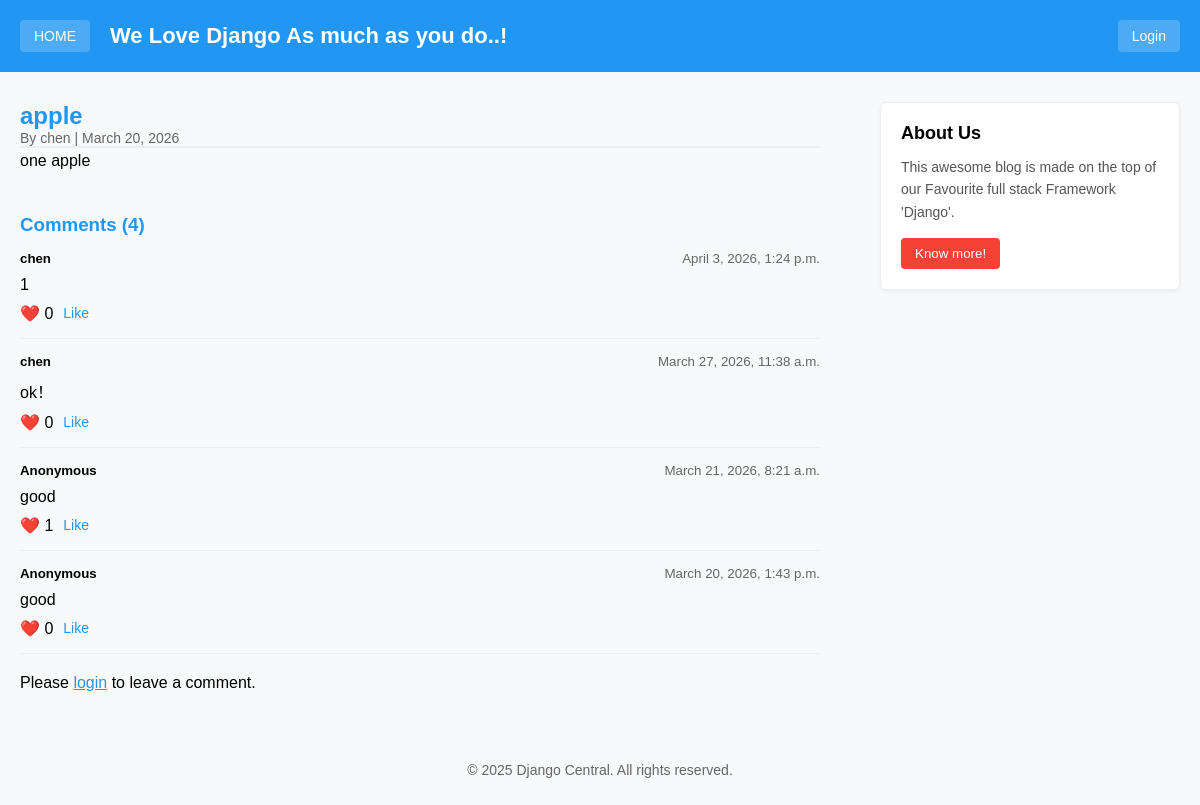
The page /post/apple/ on the database as committed earlier.
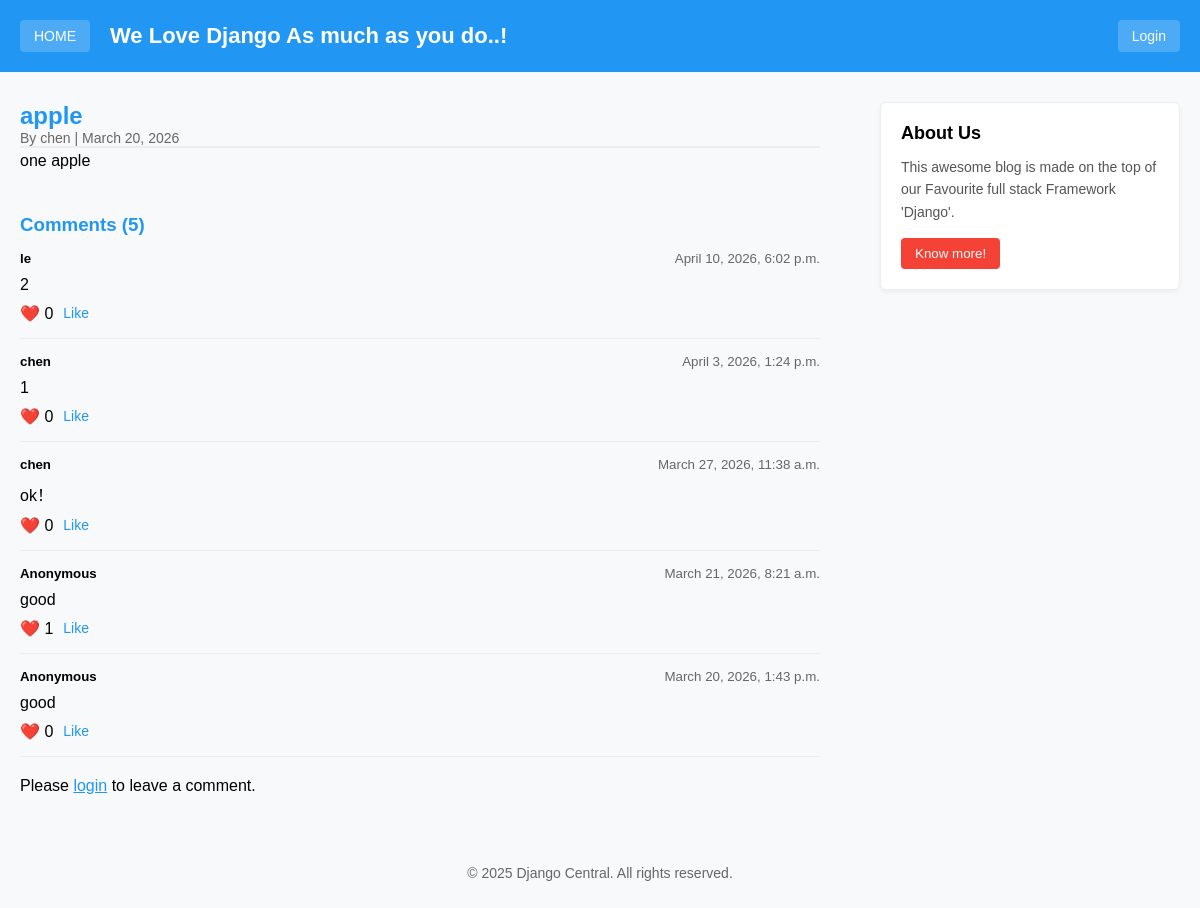
The same page on the database as committed later.
### blog/models.py (models this page shows, shortened)
class Post(models.Model):
    STATUS_CHOICES = (
        (0, 'Draft'),
        (1, 'Publish'),
    )
    title = models.CharField(max_length=200)
    slug = models.SlugField(max_length=200, unique=True)
    author = models.ForeignKey(User, on_delete=models.CASCADE, related_name='blog_posts')
    text = models.TextField()
    created_date = models.DateTimeField(auto_now_add=True)
    status = models.IntegerField(choices=STATUS_CHOICES, default=1)
    class Meta:
        ordering = ['-created_date']

class Comment(models.Model):
    post = models.ForeignKey(Post, on_delete=models.CASCADE, related_name='comments')
    user = models.ForeignKey(User, on_delete=models.CASCADE, null=True, blank=True)
    body = models.TextField()
    name = models.CharField(max_length=100)
    created_on = models.DateTimeField(auto_now_add=True)
    likes = models.PositiveIntegerField(default=0)
    active = models.BooleanField(default=True)
    class Meta:
        ordering = ['-likes', '-created_on']

### blog/views.py (the view)
# urls.py: path('post/<slug:slug>/', views.PostDetail.as_view(), name='post_detail'),
class PostDetail(DetailView):
    model = Post
    template_name = 'blog/post_detail.html'
    slug_field = 'slug'
    slug_url_kwarg = 'slug'
    def get_context_data(self,** kwargs):
        context = super().get_context_data(**kwargs)
        context['comments'] = self.object.comments.all().order_by('-created_on')
        context['comment_form'] = CommentForm()
        return context
    def get(self, request, *args, **kwargs):
        post_slug = kwargs.get('slug')
        logger.info(f'User accessed PostDetail | Slug:{post_slug} | IP:{request.META.get("REMOTE_ADDR")} | User:{request.user.username or "anonymous"}')
        return super().get(request, *args, **kwargs)

### templates/blog/post_detail.html (shortened to what this page needs)
{% extends 'base.html' %}
{% block content %}
<div style="max-width: 800px;">
    <h2 style="color: #2196F3;">{{ post.title }}</h2>
    <p style="color: #666; font-size: 14px;">By {{ post.author.username }} | {{ post.created_date|date:"F j, Y" }}</p>
    <hr style="border: 1px solid #eee;">
    <div style="line-height: 1.6;">{{ post.text|linebreaks }}</div>
    <div style="margin-top: 40px;">
        <h3 style="color: #2196F3;">Comments ({{ comments|length }})</h3>
        {% for comment in comments %}
        <div style="border-bottom: 1px solid #eee; padding: 15px 0;">
            <div style="display: flex; justify-content: space-between; align-items: center;">
                <h5 style="margin: 0;">
                    {% if comment.user %}{{ comment.user.username }}{% else %}Anonymous{% endif %}
                </h5>
                <small style="color: #666;">{{ comment.created_on|date:"F j, Y, g:i a" }}</small>
            </div>
            <p style="margin: 10px 0;">{{ comment.body }}</p>
            <div style="display: flex; align-items: center;">
                <span style="margin-right: 10px;">❤️ {{ comment.likes }}</span>
                <a href="{% url 'like_comment' comment.id %}" style="color: #2196F3; text-decoration: none; font-size: 14px;">Like</a>
            </div>
        </div>
        {% empty %}
        <p>No comments yet. Be the first to comment!</p>
        {% endfor %}
        <div style="margin-top: 20px;">
            {% if user.is_authenticated %}
            <h4 style="color: #2196F3;">Leave a Comment (as {{ user.username }})</h4>
            <form method="POST" action="{% url 'add_comment' post.id %}">
                {% csrf_token %}
                {{ comment_form.as_p }}
                <button type="submit" style="background: #2196F3; color: white; border: none; padding: 8px 16px; border-radius: 4px; cursor: pointer;">
                    Post Comment
                </button>
            </form>
            {% else %}
            <p>Please <a href="{% url 'login' %}" style="color: #2196F3;">login</a> to leave a comment.</p>
            {% endif %}
        </div>
    </div>
</div>
{% endblock %}

### templates/base.html (shortened to what this page needs)
<!DOCTYPE html>
{% load static %}
<html lang="zh-CN">
<head>
</head>
<body>
<div class="top-bar">
    <div style="display: flex; align-items: center; gap: 20px;">
        <a href="/" class="btn-auth">HOME</a>
        <h1 style="margin:0;">We Love Django As much as you do..!</h1>
    </div>
    <div class="btn-group">
        {% if user.is_authenticated %}
            <a href="{% url 'profile' %}" class="btn-auth">Profile</a>
            <a href="{% url 'create_post' %}" class="btn-add" title="发布博客">+</a>
            <a href="{% url 'logout' %}" class="btn-auth">Logout</a>
        {% else %}
            <a href="{% url 'login' %}" class="btn-auth">Login</a>
        {% endif %}
    </div>
</div>
    <div class="container">
        <div class="content">
            {% block content %}{% endblock %}
        </div>
        <div class="sidebar">
            <div class="sidebar-card">
                <h3>About Us</h3>
                <p>This awesome blog is made on the top of our Favourite full stack Framework 'Django'.</p>
                <button>Know more!</button>
            </div>
        </div>
    </div>
    <footer>
        <p>© 2025 Django Central. All rights reserved.</p>
    </footer>
</body>
</html>

### templates/base.html (style rules this page uses)
* { box-sizing: border-box; margin: 0; padding: 0; }
body { font-family: Arial, sans-serif; background-color: #f8f9fa; }
.top-bar { background-color: #2196F3; color: white; padding: 20px; position: relative; margin-bottom: 30px; }
.top-bar h1 { font-size: 22px; margin-bottom: 6px; }
.btn-group { position: absolute; right: 20px; top: 50%; transform: translateY(-50%); display: flex; gap: 12px; align-items: center; }
.btn-auth { color: white; background: rgba(255,255,255,0.2); padding: 8px 14px; border-radius: 4px; text-decoration: none; font-size: 14px; }
.container { display: flex; max-width: 1200px; margin: 0 auto; gap: 30px; padding: 0 20px; }
.content { flex: 1; }
.sidebar { width: 300px; }
.sidebar-card { background: white; border: 1px solid #eee; border-radius: 6px; padding: 20px; box-shadow: 0 2px 4px rgba(0,0,0,0.05); }
.sidebar-card h3 { margin-bottom: 12px; font-size: 18px; }
.sidebar-card p { line-height: 1.6; color: #555; margin-bottom: 15px; font-size: 14px; }
.sidebar-card button { background: #f44336; color: white; border: none; padding: 8px 14px; border-radius: 4px; cursor: pointer; }
footer { text-align: center; padding: 30px 20px; color: #666; font-size: 14px; margin-top: 40px; }

Rows that differ between the two databases and show on the page:
added Comment: user.username "le", created_on "April 10, 2026, 6:02 p.m.", body "2", likes "0"
Other text that changed with them:
{{ comments|length }}: "4" → "5"
